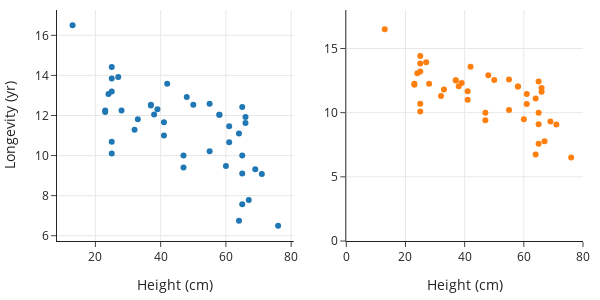

Notebook code cell kept with this figure:
### Markdown cell above
## Including Zero

We often don't need to include 0 on an axis, especially if including it makes it difficult to fill the data region. For example, let's make a scatter plot of average longevity plotted against average height for dog breeds. (This dataset was first introduced in {numref}`Chapter %s <ch:eda>`; it includes several features for 172 breeds.)

### Code cell
fig = make_subplots(rows=1, cols=2)

fig.add_trace(
    go.Scatter(x=dogs['height'], y=dogs['longevity'], mode="markers"),
    row=1, col=1
)

fig.add_trace(
    go.Scatter(x=dogs['height'], y=dogs['longevity'], mode="markers"),
    row=1, col=2
)

fig.update_xaxes(range=[0, 80], row=1, col=2, title_text="Height (cm)")
fig.update_yaxes(range=[0, 18], row=1, col=2)
fig.update_xaxes(row=1, col=1, title_text="Height (cm)")
fig.update_yaxes(row=1, col=1, title_text="Longevity (yr)")

fig.update_layout(height=300, width=600, showlegend=False)
fig.show()

### Figure 1 — Plotly figure (JSON) as saved in the notebook; plotly's stock layout.template omitted (floating-point values rounded to 4 significant figures)
{"data": [{"mode": "markers", "type": "scatter", "x": [48, 25, 41, 37, 37, 55, 27, 33, 13, 50, 61, 65, 25, 58, 23, 25, 66, 58, 60, 39, 64, 41, 24, 25, 32, 42, 38, 28, 47, 23, 65, 25, 47, 66, 69, 65, 71, 55, 61, 64, 65, 76, 67], "xaxis": "x", "y": [12.92, 13.84, 11.66, 12.5, 12.53, 12.58, 13.92, 11.81, 16.5, 12.54, 11.46, 12.42, 14.42, 12.04, 12.25, 13.2, 11.63, 12.04, 9.48, 12.31, 11.1, 11, 13.07, 10.1, 11.29, 13.58, 12.05, 12.25, 10, 12.17, 10, 10.69, 9.4, 11.92, 9.32, 9.1, 9.08, 10.21, 10.67, 6.75, 7.57, 6.5, 7.78], "yaxis": "y"}, {"mode": "markers", "type": "scatter", "x": [48, 25, 41, 37, 37, 55, 27, 33, 13, 50, 61, 65, 25, 58, 23, 25, 66, 58, 60, 39, 64, 41, 24, 25, 32, 42, 38, 28, 47, 23, 65, 25, 47, 66, 69, 65, 71, 55, 61, 64, 65, 76, 67], "xaxis": "x2", "y": [12.92, 13.84, 11.66, 12.5, 12.53, 12.58, 13.92, 11.81, 16.5, 12.54, 11.46, 12.42, 14.42, 12.04, 12.25, 13.2, 11.63, 12.04, 9.48, 12.31, 11.1, 11, 13.07, 10.1, 11.29, 13.58, 12.05, 12.25, 10, 12.17, 10, 10.69, 9.4, 11.92, 9.32, 9.1, 9.08, 10.21, 10.67, 6.75, 7.57, 6.5, 7.78], "yaxis": "y2"}], "layout": {"height": 300, "showlegend": false, "width": 600, "xaxis": {"anchor": "y", "autorange": true, "domain": [0, 0.45], "range": [8.218, 80.78], "title": {"text": "Height (cm)"}, "type": "linear"}, "xaxis2": {"anchor": "y2", "domain": [0.55, 1], "range": [0, 80], "title": {"text": "Height (cm)"}, "type": "linear"}, "yaxis": {"anchor": "x", "autorange": true, "domain": [0, 1], "range": [5.737, 17.26], "title": {"text": "Longevity (yr)"}, "type": "linear"}, "yaxis2": {"anchor": "x2", "domain": [0, 1], "range": [0, 18], "type": "linear"}}}
